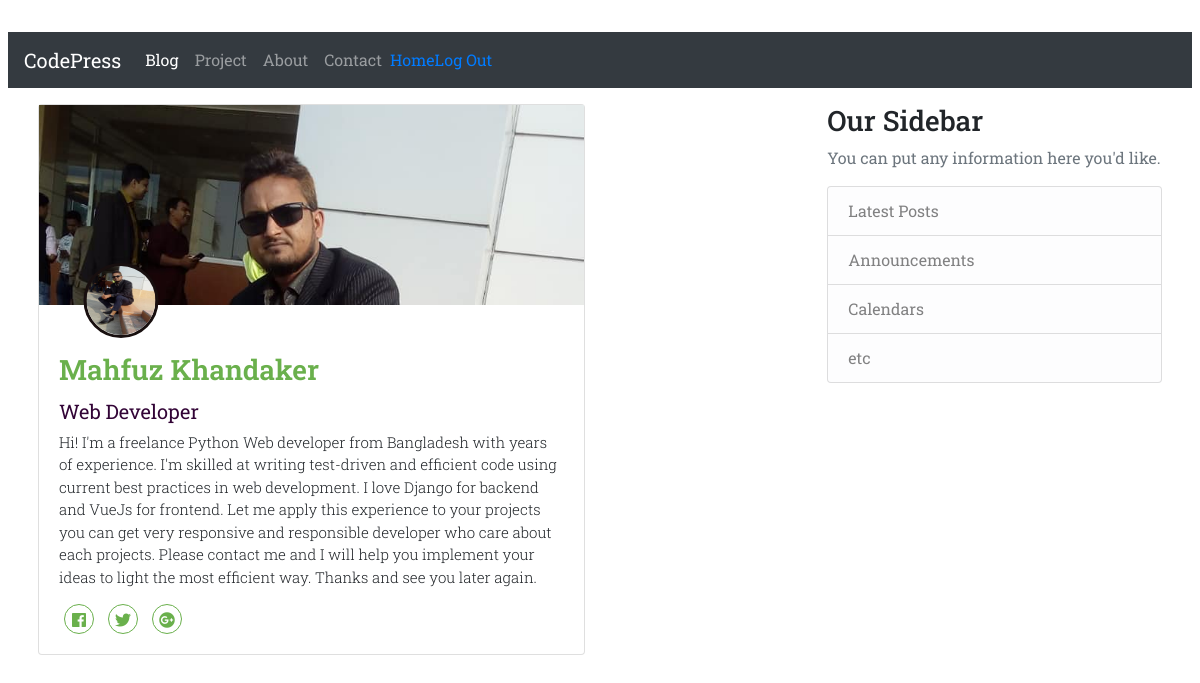
The app's page /about/ (signed in) with its own data.
### about/models.py (models this page shows, shortened)
class About(models.Model):
    profile_pic = models.ImageField(upload_to='images/', blank=True)
    name        = models.CharField(max_length=120)
    title       = models.CharField(max_length=120)
    bio         = models.CharField(max_length=250)
    description = models.TextField()
    website     = models.URLField(blank=True, null=True)
    objects = models.Manager()

### about/views.py (the view)
# urls.py: path('', views.about_view, name='about'),
def about_view(request):
    instance = About.objects.all()
    context = {
        'instance': instance
    }
    return render(request, 'about.html', context)

### about/templates/about.html
{% extends "base.html" %}
{% block page_content %}
<section>
  {% for data in instance %}
  <div class="col-md-12">
    <div class="card w-75 about-card">
      <div class="card-img-block">
        <img class="img-fluid" src="{{ data.profile_pic.url }}" alt="Card image cap">
      </div>
      <div class="card-body pt-5">
        <img src="{{ data.profile_pic.url }}" alt="profile-image" class="profile"/>
        <h3 class="card-title">{{ data.name }}</h3>
        <small>
          <h5>{{ data.title }}</h5>
        </small>
        <p class="card-text">{{ data.description }}</p>
        <div class="icon-block">
          <a href="#"><i class="fab fa-facebook"></i></a>
          <a href="#"> <i class="fab fa-twitter"></i></a>
          <a href="#"> <i class="fab fa-google-plus"></i></a>
        </div>
      </div>
    </div>
  </div>
    {% endfor %}
</section>
{% endblock page_content %}

### static/css/style.css (style rules this page uses)
* { box-sizing: border-box; }
body { font-family: Roboto Slab; padding: 2rem 0.5rem; }
.about-card .card-img-block { float:left; width:100%; height:200px; overflow:hidden; }
.about-card .card-body { position:relative; }
.about-card .profile { border-radius: 50%; position: absolute; top: -42px; left: 15%; height: 75px; width: 75px; border: 3px solid rgb(24, 15, 15); -webkit-transform: translate(-50%, 0%); transform: translate(-50%, 0%); }
.about-card .card-title { font-weight:600; color:#6ab04c; }
.about-card h5 { font-weight:400; color:#320436; }
.about-card .card-text { font-weight:300; font-size:15px; }
.about-card .icon-block { float:left; width:100%; }
.about-card .icon-block a { text-decoration:none; }
.about-card i { display: inline-block; font-size: 16px; color: #6ab04c; text-align: center; border: 1px solid #6ab04c; width: 30px; height: 30px; line-height: 30px; border-radius: 50%; margin:0 5px; }

### records on screen
About: profile_pic (picture), name "Mahfuz Khandaker", title "Web Developer", description "Hi! I'm a freelance Python Web developer from Bangladesh with years of experience. I'm skilled at writing test-driven and efficient code using current best practices in web development. I love Django for backend and VueJs for frontend. Let me apply this experience to your projects you can get very responsive and responsible developer who care about each projects. Please contact me and I will help you implement your ideas to light the most efficient way. Thanks and see you later again."
